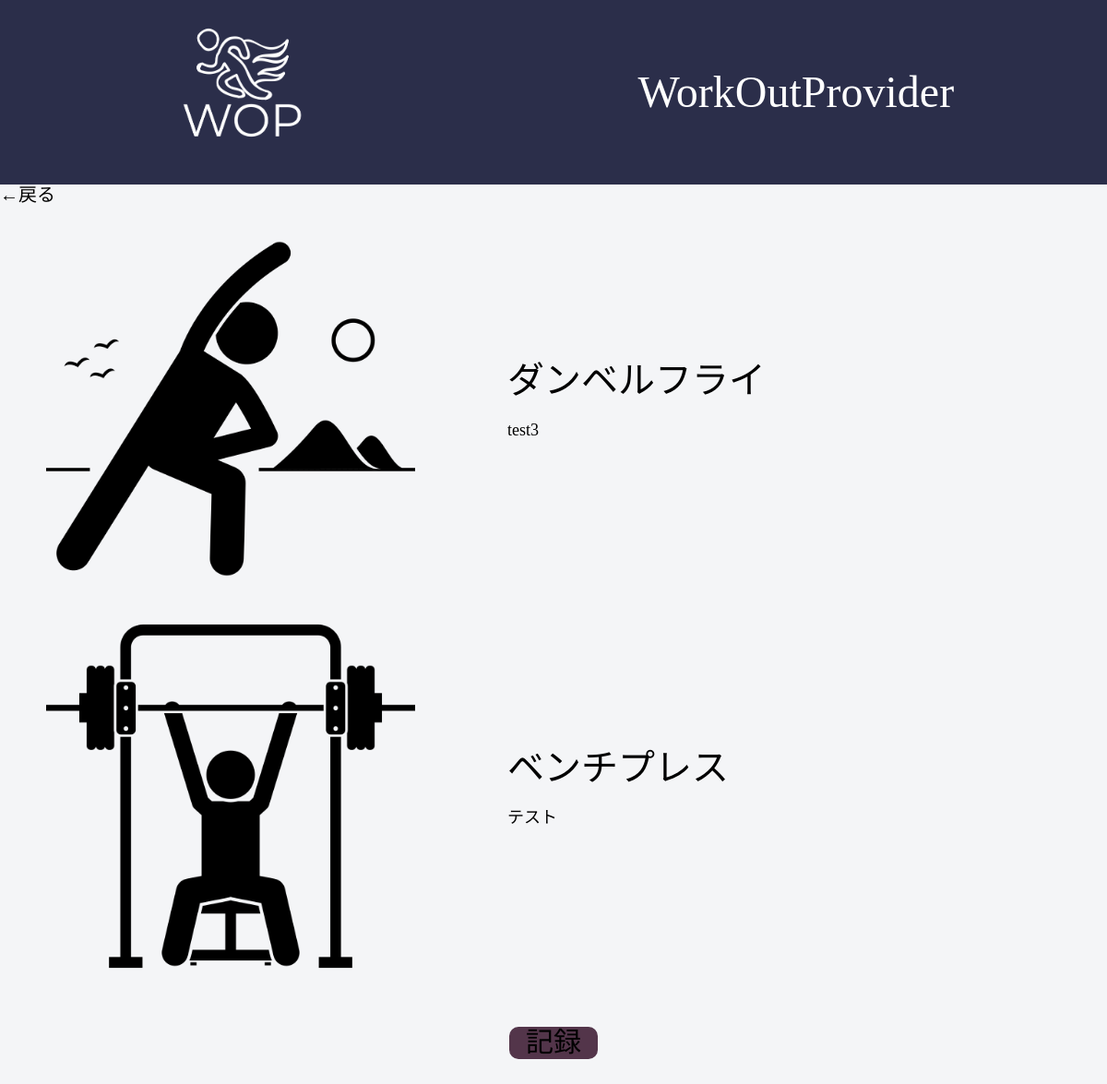
/workout/training/1 (signed in), run on an earlier commit of the app's database.
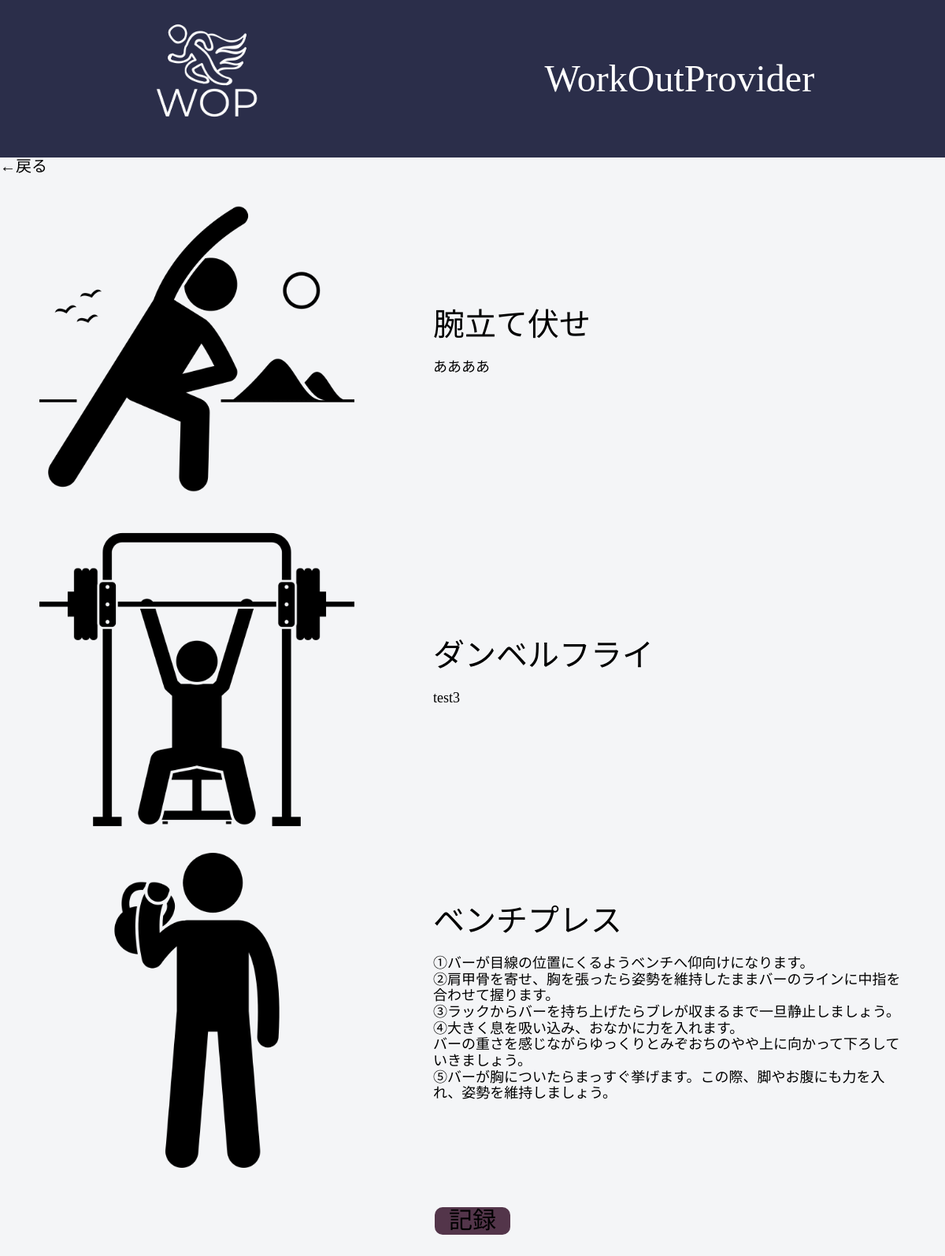
And on a later commit of the database.
### workout/models.py (models this page shows, shortened)
class Training(models.Model):
    part_num = models.ForeignKey(BodyPart, on_delete=models.CASCADE, related_name='training')
    name = models.CharField(max_length=255)
    description = models.TextField()

### workout/views.py (the view)
# urls.py: path('training/<int:bodyparts>', views.TrainingView.as_view(), name='training'),
class TrainingView(LoginRequiredMixin, TemplateView):
    template_name = 'workout/training.html'
    def get(self, request, bodyparts):
        training = BodyPart.objects.get(part_num=bodyparts)
        test = training.training.filter(part_num=bodyparts).order_by("?")[:3]
        context = {
            "trainings": test
        }
        return render(request, self.template_name, context)

### templates/workout/training.html (shortened to what this page needs)
{% extends './base.html' %}
{% load static %}
{% load widget_tweaks %}
{% block content %}
<div class="back-btn"><a href="{% url 'workout:choicetraining' %}">&#8592;戻る</a></div>
  {% for training in trainings %}
  {% if forloop.counter == 1 %}
  <div class="exercise">
    <p>
      <img class="training_img" src="{% static 'images/exercise1.png' %}"  alt="">
    </p>
    <div class="description">
      <h1>{{ training.name }}</h1>
      <p>{{ training.description  | linebreaksbr }}</p>
    </div>
  </div>
  {% endif %}
  {% if forloop.counter == 2 %}
  <div class="exercise">
    <p>
      <img class="training_img" src="{% static 'images/exercise2.png' %}"  alt="">
    </p>
    <div class="description">
      <h1>{{ training.name }}</h1>
      <p>{{ training.description  | linebreaksbr }}</p>
    </div>
  </div>
  {% endif %}
  {% if forloop.counter == 3 %}
  <div class="exercise">
    <p>
      <img class="training_img" src="{% static 'images/exercise3.png' %}"  alt="">
    </p>
    <div class="description">
      <h1>{{ training.name }}</h1>
      <p>{{ training.description  | linebreaksbr }}</p>
    </div>
  </div>
  {% endif %}
  {% endfor %}
  <div class="record">
    <a href="{% url 'workout:question' %}"><button type="submit" class="exercise-record">記録</button></a>
  </div>
{% endblock content %}

### templates/workout/base.html (shortened to what this page needs)
{% load widget_tweaks %}
<!doctype html>
<html lang="ja">
  <head>
    {% load static %}
    <link rel="stylesheet" href="{% static 'css/reset.css' %}">
    <link rel="stylesheet" href="{% static 'css/header.css' %}">
    <link rel="stylesheet" href="{% static 'css/style.css' %}">
  </head>
  <body>
    <header class="header">
      <div class="header-inner">
          <img class="logo-img" src="{% static 'images/WOP-Logo.png' %}" alt="ロゴの画像">
          <h3>WorkOutProvider</h3>
      </div>
    </header>
    {% block content %}{% endblock %}
  </body>
</html>

### static/css/header.css (style rules this page uses)
.header { background-color: #2B2E4A; width: 100%; }
.header-inner { margin: 0 auto; width: 100%; height: 20%; display: flex; justify-content: space-around; }
.header h3 { color: white; font-size: 3em; line-height: 200px; float: right; }
.logo-img { height: 200px; }

### static/css/style.css (style rules this page uses)
body { background-color: #F4F5F7; }
.back-btn { text-align: left; color: black; cursor: pointer; font-size: 20px; }
.training_img { height: 100px; }
.exercise { display: flex; align-items: center; justify-content: space-around; margin-top: 20px; }
.exercise img { height: 400px; }
.description { width: 50%; text-align: left; }
.description h1 { font-size: 40px; margin-bottom: 20px; }
.description p { font-size: 18px; margin-bottom: 20px; }
.exercise-record { background-color: #53354A; width: 8%; border-radius: 10px; cursor: pointer; margin: 0 auto; font-size: 30px; margin-bottom: 50px; text-align: center; margin: 0 auto; }
.record { text-align: center; margin-top: 50px; margin-bottom: 70px; }

What changed in the data, as far as the page shows it:
added Training: name "腕立て伏せ", description "ああああ"
changed Training "ベンチプレス": description "テスト" → "①バーが目線の位置にくるようベンチへ仰向けになります。 ②肩甲骨を寄せ、胸を張ったら姿勢を維持したままバーのラインに中指を合わせて握ります。 ③ラックからバーを持ち上げたらブレが収まるまで一旦静止しましょう。 ④大きく息を吸い込み、おなかに力を入れます。 バーの重さを感じながらゆっくりとみぞおちのやや上に向かって下ろしていきましょう。 ⑤バーが胸についたらまっすぐ挙げます。この際、脚やお腹にも力を入れ、姿勢を維持しましょう。"
